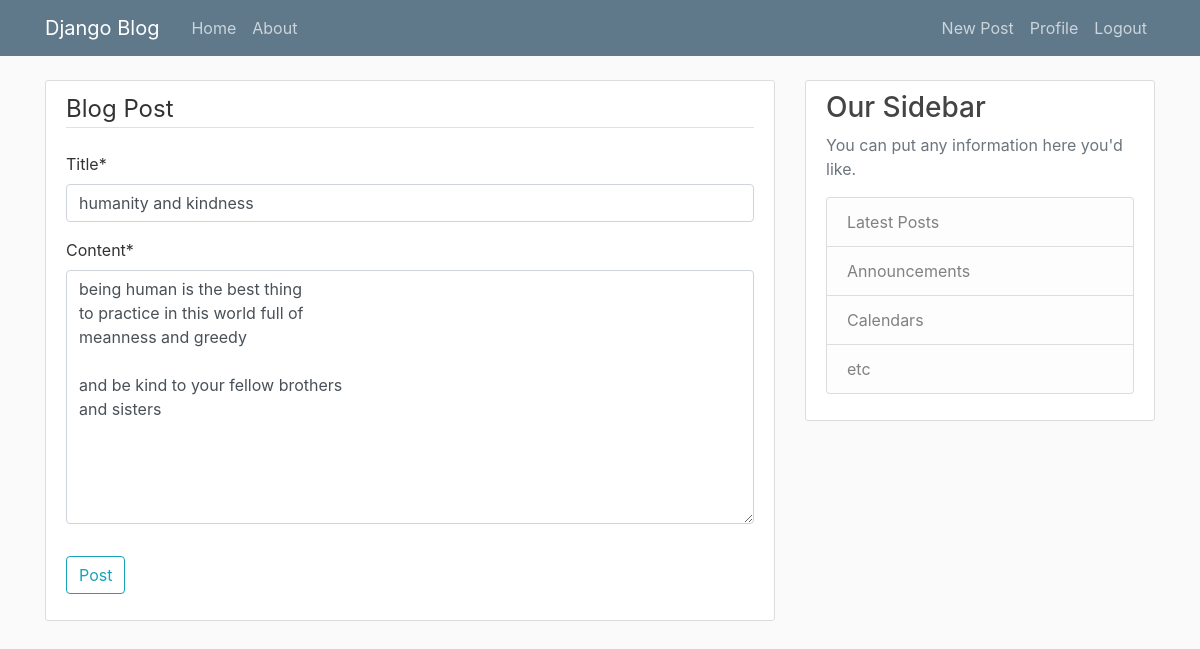
/post/29/update/ (signed in), run on the app's committed database.
### blog/models.py (models this page shows, shortened)
class Post(models.Model):
	title=models.CharField(max_length=100)
	content=models.TextField()
	date_posted=models.DateTimeField(default=timezone.now)
	author=models.ForeignKey(User,on_delete=models.CASCADE)
	image=models.ImageField(default='default.jpg',upload_to='post_media')

### blog/views.py (the view, shortened to what this page needs)
# urls.py: path('post/<int:pk>/update/',PostUpdateView.as_view(),name='post-update' ),
class PostUpdateView(LoginRequiredMixin,UserPassesTestMixin, UpdateView):
    model=Post
    fields=['title','content']
    def test_func(self):
        post=self.get_object()
        if self.request.user==post.author:
            return True
        return False

### blog/templates/blog/post_form.html (shortened to what this page needs)
{% extends 'blog/base.html' %}
{% load crispy_forms_tags %}
{% block content %}
	<div class='content-section'>
		<form method='POST'>
			<fieldset class='form-group'>
				<legend class='border-bottom mb-4'>Blog Post</legend>
				{{ form|crispy }}
			</fieldset>
			<div class='form-group'>
				<button class='btn btn-outline-info' type='submit'>Post</button>
			</div>
		</form>
	</div>
{% endblock content %}

### blog/static/blog/main.css (style rules this page uses)
body { background: #fafafa; color: #333333; margin-top: 5rem; }
.content-section { background: #ffffff; padding: 10px 20px; border: 1px solid #dddddd; border-radius: 3px; margin-bottom: 20px; }

### data on the page
Post: title "humanity and kindness", content "being human is the best thing to practice in this world full of meanness and greedy and be kind to your fellow brothers and sisters"
